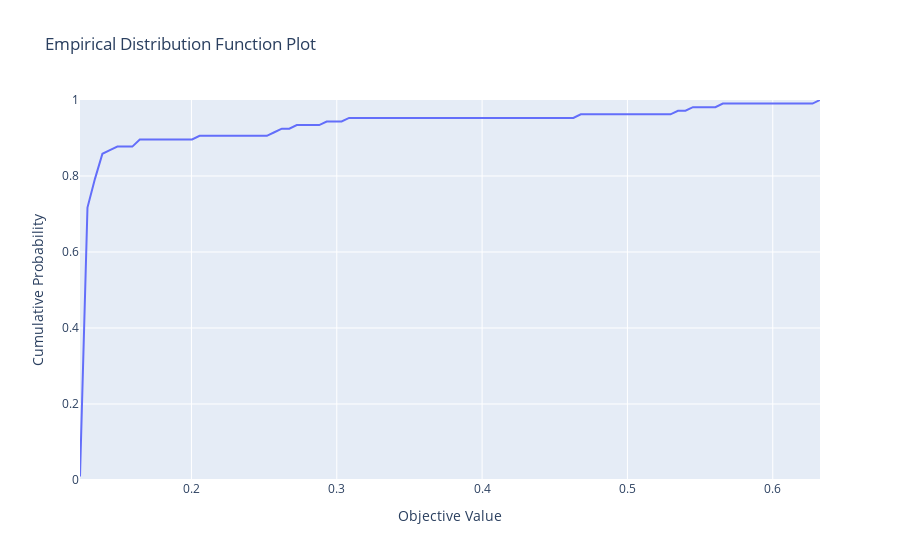

Notebook cell for this chart:
### Markdown cell above
# Empirical distribution function

### Code cell
optuna.visualization.plot_edf(study)
